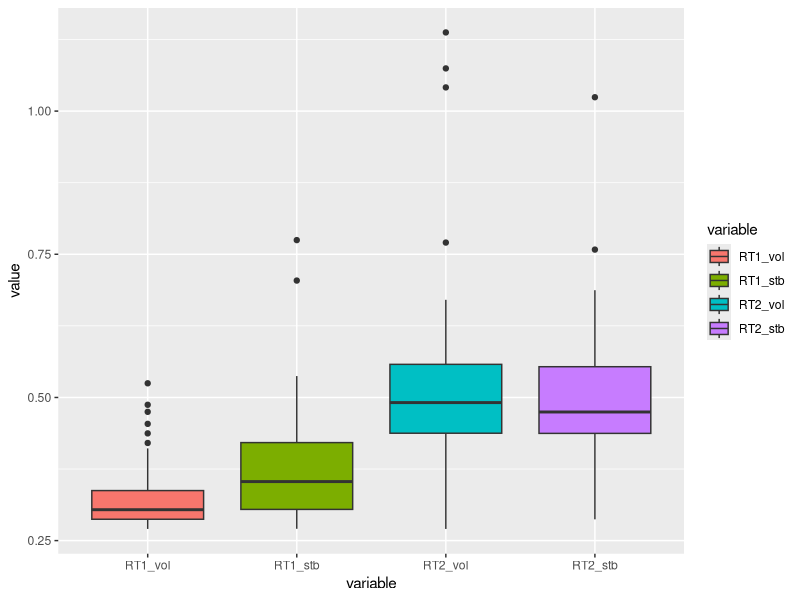

This chart was generated by the following R code:
## ---- chunk 1

library(tidyverse)
library(dplyr)
library(reshape2)


## ---- chunk 2
# Loading data
df1 <- read.csv("../data_behavioral/1_corrected_behav.csv")
df2 <- read.csv("../data_behavioral/2_corrected_behav.csv")

## ---- chunk 3
# Creating correct reaction time
df1$RT <- (df1$ReactionTime - df1$PredOnset)
df2$RT <- (df2$ReactionTime - df2$PredOnset)

## ---- chunk 4
# Isolating volatile part and stable part
df1_vol <- df1[51:100,]
df2_vol <- df2[51:100,]

df1_stb <- df1[1:50,]
df2_stb <- df2[1:50,]

## ---- chunk 5
# Takind average reaction time for volatile environment
avg_RT1_vol <- mean(df1_vol$RT)
avg_RT2_vol <- mean(df2_vol$RT)

# Taking average reaction time for stable environment
avg_RT1_stb <- mean(df1_stb$RT)
avg_RT2_stb <- mean(df2_stb$RT)

## ---- chunk 6
# Creating dataframe with only the interesting columns
df_bx <- tibble(RT1_vol = df1_vol$RT, RT1_stb = df1_stb$RT, RT2_vol = df2_vol$RT, RT2_stb = df2_stb$RT)

df_bx <- na.omit(df_bx)
## ---- chunk 7

df_long <- melt(df_bx, measure.vars = c("RT1_vol", "RT1_stb", "RT2_vol", "RT2_stb"))

## ---- chunk 8

# Creating the scatter plot with standard errors
ggplot(df_long, aes(x = variable, y = value, fill = variable)) +
  geom_boxplot()
  labs(x = "Reaction Time Columns", y = "Reaction Times") +
  theme_minimal()
